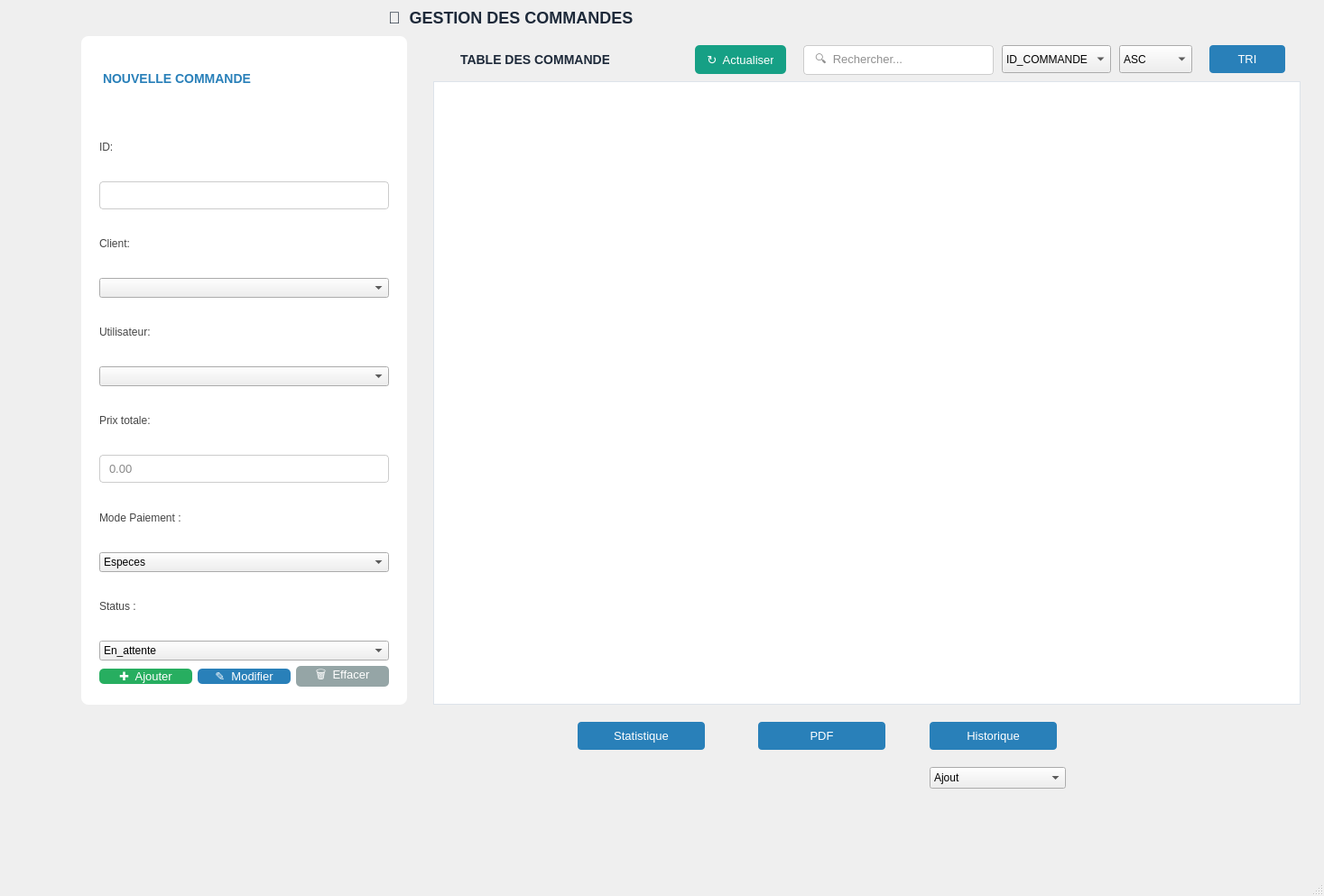
<?xml version="1.0" encoding="UTF-8"?>
<ui version="4.0">
 <class>CommandeWindow</class>
 <widget class="QMainWindow" name="CommandeWindow">
  <property name="geometry">
   <rect>
    <x>0</x>
    <y>0</y>
    <width>1467</width>
    <height>993</height>
   </rect>
  </property>
  <property name="windowTitle">
   <string>MainWindow</string>
  </property>
  <widget class="QWidget" name="centralwidget">
   <widget class="QWidget" name="formPanel">
    <property name="geometry">
     <rect>
      <x>90</x>
      <y>40</y>
      <width>361</width>
      <height>741</height>
     </rect>
    </property>
    <property name="styleSheet">
     <string>
             QWidget#formPanel { background-color: white; border-radius: 8px; }
             QLabel  { color: #444444; font-size: 12px; background: transparent; }
             QLineEdit {
               background-color: white;
               color: #111111;
               border: 1px solid #cccccc;
               border-radius: 4px;
               padding: 6px 8px;
               font-size: 13px;
             }
             QLineEdit:focus { border: 1px solid #2980b9; }
             QDateEdit {
               background-color: white;
               color: #111111;
               border: 1px solid #cccccc;
               border-radius: 4px;
               padding: 6px 8px;
               font-size: 13px;
             }
             QDateEdit:focus { border: 1px solid #2980b9; }
             QDateEdit::drop-down { border: none; }
            </string>
    </property>
    <layout class="QVBoxLayout" name="formPanelLayout">
     <property name="leftMargin">
      <number>20</number>
     </property>
     <property name="topMargin">
      <number>20</number>
     </property>
     <property name="rightMargin">
      <number>20</number>
     </property>
     <property name="bottomMargin">
      <number>20</number>
     </property>
     <item>
      <widget class="QLabel" name="labelFormTitle">
       <property name="styleSheet">
        <string>color:#2980b9;font-size:14px;font-weight:bold;margin-bottom:10px;</string>
       </property>
       <property name="text">
        <string>NOUVELLE COMMANDE</string>
       </property>
      </widget>
     </item>
     <item>
      <widget class="QLabel" name="label">
       <property name="text">
        <string>ID:</string>
       </property>
      </widget>
     </item>
     <item>
      <widget class="QLineEdit" name="id_commande">
       <property name="readOnly">
        <bool>true</bool>
       </property>
       <property name="placeholderText">
        <string/>
       </property>
      </widget>
     </item>
     <item>
      <widget class="QLabel" name="label_2">
       <property name="text">
        <string>Client:</string>
       </property>
      </widget>
     </item>
     <item>
      <widget class="QComboBox" name="combo_client_commande">
       <property name="styleSheet">
        <string notr="true">color:black;</string>
       </property>
      </widget>
     </item>
     <item>
      <widget class="QLabel" name="label_7">
       <property name="text">
        <string>Utilisateur:</string>
       </property>
      </widget>
     </item>
     <item>
      <widget class="QComboBox" name="combo_utilisateur_commande">
       <property name="styleSheet">
        <string notr="true">color:black;</string>
       </property>
      </widget>
     </item>
     <item>
      <widget class="QLabel" name="label_5">
       <property name="text">
        <string>Prix totale:</string>
       </property>
      </widget>
     </item>
     <item>
      <widget class="QLineEdit" name="prix_totale_commande">
       <property name="placeholderText">
        <string>0.00</string>
       </property>
      </widget>
     </item>
     <item>
      <widget class="QLabel" name="label_8">
       <property name="text">
        <string>Mode Paiement :</string>
       </property>
      </widget>
     </item>
     <item>
      <widget class="QComboBox" name="combo_mode_paiement_commande">
       <property name="styleSheet">
        <string notr="true">color:black;</string>
       </property>
       <item>
        <property name="text">
         <string>Especes</string>
        </property>
       </item>
       <item>
        <property name="text">
         <string>Cheque_bancaire</string>
        </property>
       </item>
       <item>
        <property name="text">
         <string>Carte_bancaire</string>
        </property>
       </item>
      </widget>
     </item>
     <item>
      <widget class="QLabel" name="label_9">
       <property name="text">
        <string>Status :</string>
       </property>
      </widget>
     </item>
     <item>
      <widget class="QComboBox" name="combo_status_commande">
       <property name="styleSheet">
        <string notr="true">color:black;</string>
       </property>
       <item>
        <property name="text">
         <string>En_attente</string>
        </property>
       </item>
       <item>
        <property name="text">
         <string>En_cours</string>
        </property>
       </item>
       <item>
        <property name="text">
         <string>Livree</string>
        </property>
       </item>
       <item>
        <property name="text">
         <string>Annulee</string>
        </property>
       </item>
      </widget>
     </item>
     <item>
      <layout class="QHBoxLayout" name="actionBtnLayout">
       <item>
        <widget class="QPushButton" name="bt_ajouter_commande">
         <property name="styleSheet">
          <string>QPushButton{background-color:#27ae60;color:white;border:none;
                         border-radius:5px;font-size:13px;}
                  QPushButton:hover{background-color:#2ecc71;}</string>
         </property>
         <property name="text">
          <string>✚  Ajouter</string>
         </property>
        </widget>
       </item>
       <item>
        <widget class="QPushButton" name="bt_modifier_commande">
         <property name="styleSheet">
          <string>QPushButton{background-color:#2980b9;color:white;border:none;
                         border-radius:5px;font-size:13px;}
                  QPushButton:hover{background-color:#3498db;}</string>
         </property>
         <property name="text">
          <string>✎  Modifier</string>
         </property>
        </widget>
       </item>
       <item>
        <widget class="QPushButton" name="bt_effacer_commande">
         <property name="styleSheet">
          <string>QPushButton{background-color:#95a5a6;color:white;border:none;
                         border-radius:5px;font-size:13px;}
                  QPushButton:hover{background-color:#7f8c8d;}</string>
         </property>
         <property name="text">
          <string>🗑  Effacer</string>
         </property>
        </widget>
       </item>
      </layout>
     </item>
    </layout>
   </widget>
   <widget class="QLineEdit" name="lineEditSearch">
    <property name="geometry">
     <rect>
      <x>890</x>
      <y>50</y>
      <width>211</width>
      <height>33</height>
     </rect>
    </property>
    <property name="styleSheet">
     <string>QLineEdit{background-color:white;color:#222;border:1px solid #ccc;
                    border-radius:4px;padding:6px 10px;font-size:13px;}</string>
    </property>
    <property name="placeholderText">
     <string>🔍  Rechercher...</string>
    </property>
   </widget>
   <widget class="QPushButton" name="btnRefresh">
    <property name="geometry">
     <rect>
      <x>770</x>
      <y>50</y>
      <width>101</width>
      <height>32</height>
     </rect>
    </property>
    <property name="styleSheet">
     <string>QPushButton{background-color:#16a085;color:white;border:none;
                         border-radius:5px;padding:6px 14px;font-size:13px;}
                  QPushButton:hover{background-color:#1abc9c;}</string>
    </property>
    <property name="text">
     <string>↻  Actualiser</string>
    </property>
   </widget>
   <widget class="QPushButton" name="btnSearch">
    <property name="geometry">
     <rect>
      <x>1340</x>
      <y>50</y>
      <width>84</width>
      <height>31</height>
     </rect>
    </property>
    <property name="styleSheet">
     <string>QPushButton{background-color:#2980b9;color:white;border:none;
                    border-radius:4px;padding:7px 16px;font-size:13px;}
             QPushButton:hover{background-color:#3498db;}</string>
    </property>
    <property name="text">
     <string>TRI</string>
    </property>
   </widget>
   <widget class="QLabel" name="labelTableTitle">
    <property name="geometry">
     <rect>
      <x>510</x>
      <y>50</y>
      <width>165</width>
      <height>32</height>
     </rect>
    </property>
    <property name="styleSheet">
     <string>font-size:14px;font-weight:bold;color:#1e2a3a;</string>
    </property>
    <property name="text">
     <string>TABLE DES COMMANDES</string>
    </property>
   </widget>
   <widget class="QLabel" name="labelPageTitle">
    <property name="geometry">
     <rect>
      <x>430</x>
      <y>-10</y>
      <width>276</width>
      <height>58</height>
     </rect>
    </property>
    <property name="styleSheet">
     <string>font-size:18px;font-weight:bold;color:#1e2a3a;</string>
    </property>
    <property name="text">
     <string>🛒  GESTION DES COMMANDES</string>
    </property>
   </widget>
   <widget class="QTableView" name="tableView_commande">
    <property name="geometry">
     <rect>
      <x>480</x>
      <y>90</y>
      <width>961</width>
      <height>691</height>
     </rect>
    </property>
    <property name="styleSheet">
     <string>
                QTableView {
                  border: 1px solid #dde3ea;
                  font-size: 13px;
                  color: #111111;
                  background-color: white;
                  gridline-color: #eaecef;
                }
                QTableView::item { color: #111111; background-color: white; }
                QTableView::item:alternate { background-color: #f4f6f8; }
                QTableView::item:selected { background-color: #d6eaf8; color: #1e2a3a; }
                QHeaderView::section {
                  background-color: #1e2a3a;
                  color: white;
                  padding: 8px;
                  font-size: 12px;
                  font-weight: bold;
                  border: none;
                }
               </string>
    </property>
    <property name="editTriggers">
     <set>QAbstractItemView::EditTrigger::NoEditTriggers</set>
    </property>
    <property name="alternatingRowColors">
     <bool>true</bool>
    </property>
    <property name="selectionBehavior">
     <enum>QAbstractItemView::SelectionBehavior::SelectRows</enum>
    </property>
    <property name="showGrid">
     <bool>true</bool>
    </property>
   </widget>
   <widget class="QComboBox" name="column">
    <property name="geometry">
     <rect>
      <x>1110</x>
      <y>50</y>
      <width>121</width>
      <height>31</height>
     </rect>
    </property>
    <property name="styleSheet">
     <string notr="true">color:black;</string>
    </property>
    <item>
     <property name="text">
      <string>ID_COMMANDE</string>
     </property>
    </item>
    <item>
     <property name="text">
      <string>ID_CLIENT</string>
     </property>
    </item>
    <item>
     <property name="text">
      <string>ID_UTILISATEUR</string>
     </property>
    </item>
    <item>
     <property name="text">
      <string>DATE_COMMANDE</string>
     </property>
    </item>
    <item>
     <property name="text">
      <string>STATUT</string>
     </property>
    </item>
    <item>
     <property name="text">
      <string>MODE_PAIEMENT</string>
     </property>
    </item>
    <item>
     <property name="text">
      <string>MONTANT_TOTALE</string>
     </property>
    </item>
   </widget>
   <widget class="QComboBox" name="ordre">
    <property name="geometry">
     <rect>
      <x>1240</x>
      <y>50</y>
      <width>81</width>
      <height>31</height>
     </rect>
    </property>
    <property name="styleSheet">
     <string notr="true">color:black;</string>
    </property>
    <item>
     <property name="text">
      <string>ASC</string>
     </property>
    </item>
    <item>
     <property name="text">
      <string>DESC</string>
     </property>
    </item>
   </widget>
   <widget class="QPushButton" name="stat">
    <property name="geometry">
     <rect>
      <x>640</x>
      <y>800</y>
      <width>141</width>
      <height>31</height>
     </rect>
    </property>
    <property name="styleSheet">
     <string>QPushButton{background-color:#2980b9;color:white;border:none;
                    border-radius:4px;padding:7px 16px;font-size:13px;}
             QPushButton:hover{background-color:#3498db;}</string>
    </property>
    <property name="text">
     <string>Statistique</string>
    </property>
   </widget>
   <widget class="QPushButton" name="pdf">
    <property name="geometry">
     <rect>
      <x>840</x>
      <y>800</y>
      <width>141</width>
      <height>31</height>
     </rect>
    </property>
    <property name="styleSheet">
     <string>QPushButton{background-color:#2980b9;color:white;border:none;
                    border-radius:4px;padding:7px 16px;font-size:13px;}
             QPushButton:hover{background-color:#3498db;}</string>
    </property>
    <property name="text">
     <string>PDF</string>
    </property>
   </widget>
   <widget class="QPushButton" name="Historique">
    <property name="geometry">
     <rect>
      <x>1030</x>
      <y>800</y>
      <width>141</width>
      <height>31</height>
     </rect>
    </property>
    <property name="styleSheet">
     <string>QPushButton{background-color:#2980b9;color:white;border:none;
                    border-radius:4px;padding:7px 16px;font-size:13px;}
             QPushButton:hover{background-color:#3498db;}</string>
    </property>
    <property name="text">
     <string>Historique</string>
    </property>
   </widget>
   <widget class="QComboBox" name="combo_historique">
    <property name="geometry">
     <rect>
      <x>1030</x>
      <y>850</y>
      <width>151</width>
      <height>24</height>
     </rect>
    </property>
    <property name="styleSheet">
     <string notr="true">color:black;</string>
    </property>
    <item>
     <property name="text">
      <string>Ajout</string>
     </property>
    </item>
    <item>
     <property name="text">
      <string>Modifier</string>
     </property>
    </item>
    <item>
     <property name="text">
      <string>Supprimer</string>
     </property>
    </item>
   </widget>
  </widget>
  <widget class="QMenuBar" name="menubar">
   <property name="geometry">
    <rect>
     <x>0</x>
     <y>0</y>
     <width>1467</width>
     <height>21</height>
    </rect>
   </property>
  </widget>
  <widget class="QStatusBar" name="statusbar"/>
 </widget>
 <resources/>
 <connections/>
</ui>
